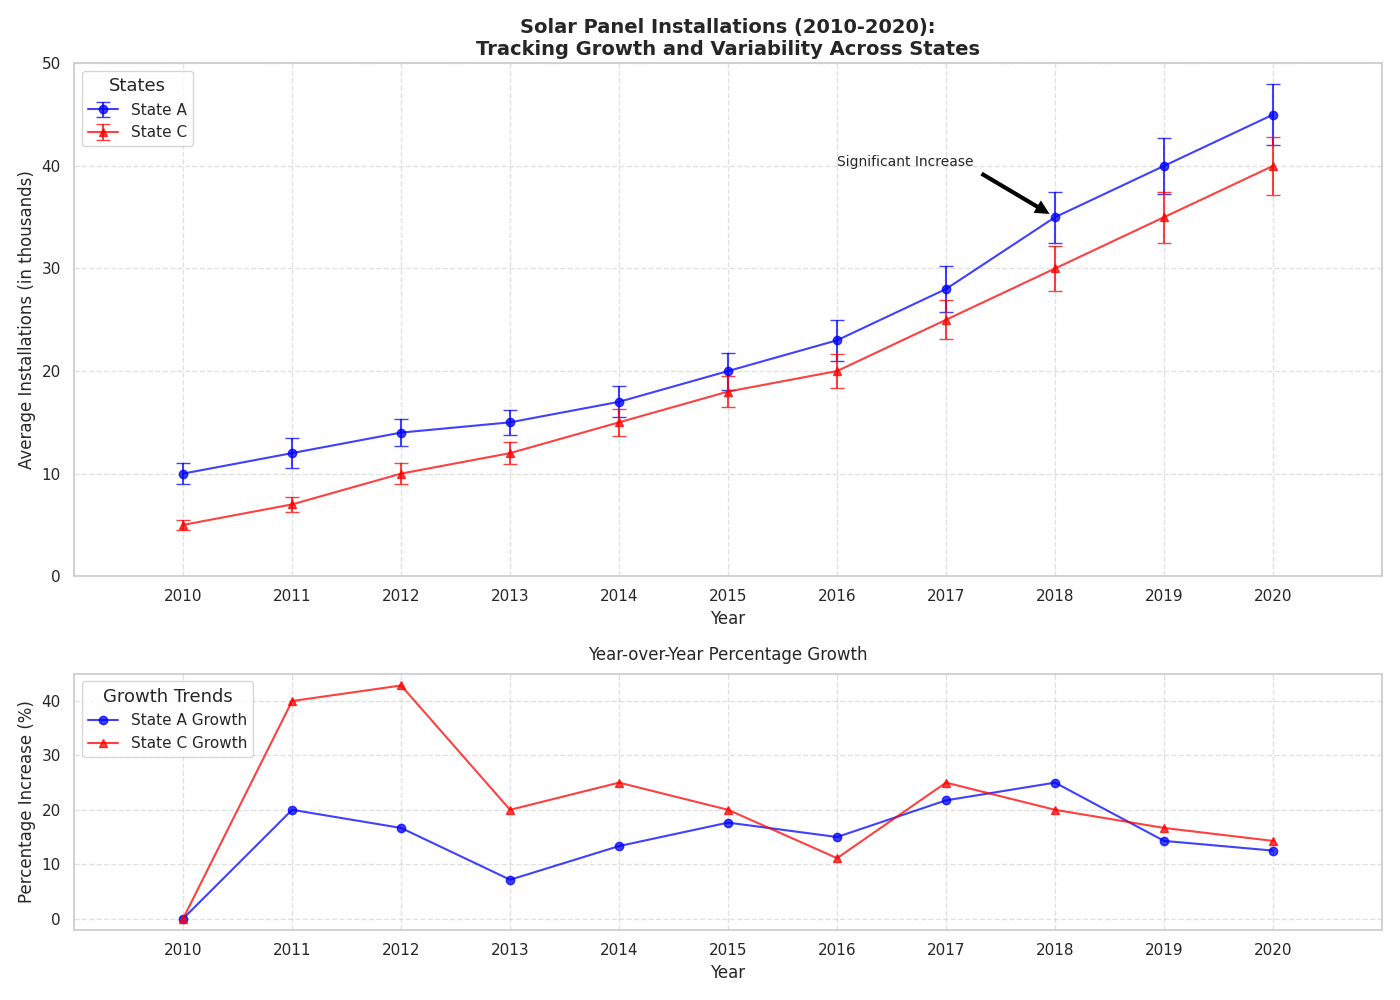

This chart was generated by the following Python code:
import numpy as np
import matplotlib.pyplot as plt

years = np.arange(2010, 2021)

installations_state_a = np.array([10, 12, 14, 15, 17, 20, 23, 28, 35, 40, 45])
installations_state_c = np.array([5, 7, 10, 12, 15, 18, 20, 25, 30, 35, 40])

def calc_percentage_increase(data):
    return np.array([0] + [((data[i] - data[i-1]) / data[i-1]) * 100 for i in range(1, len(data))])

pct_increase_a = calc_percentage_increase(installations_state_a)
pct_increase_c = calc_percentage_increase(installations_state_c)

error_state_a = np.array([1.0, 1.5, 1.3, 1.2, 1.5, 1.8, 2.0, 2.2, 2.5, 2.7, 3.0])
error_state_c = np.array([0.5, 0.7, 1.0, 1.1, 1.3, 1.5, 1.7, 1.9, 2.2, 2.5, 2.8])

fig, ax = plt.subplots(2, 1, figsize=(14, 10), gridspec_kw={'height_ratios': [2, 1]})

ax[0].errorbar(years, installations_state_a, yerr=error_state_a, label='State A', fmt='-o', capsize=5, color='blue', alpha=0.75)
ax[0].errorbar(years, installations_state_c, yerr=error_state_c, label='State C', fmt='-^', capsize=5, color='red', alpha=0.75)

ax[0].set_title("Solar Panel Installations (2010-2020):\nTracking Growth and Variability Across States", fontsize=14, weight='bold')
ax[0].set_xlabel("Year", fontsize=12)
ax[0].set_ylabel("Average Installations (in thousands)", fontsize=12)
ax[0].set_xticks(years)
ax[0].set_xlim(2009, 2021)
ax[0].set_ylim(0, 50)
ax[0].grid(True, linestyle='--', alpha=0.6)
ax[0].legend(title="States", title_fontsize='13', fontsize='11', loc='upper left', frameon=True)

ax[0].annotate('Significant Increase', xy=(2018, 35), xytext=(2016, 40), arrowprops=dict(facecolor='black', shrink=0.05), fontsize=10)

ax[1].plot(years, pct_increase_a, '-o', label='State A Growth', color='blue', alpha=0.75)
ax[1].plot(years, pct_increase_c, '-^', label='State C Growth', color='red', alpha=0.75)

ax[1].set_title("Year-over-Year Percentage Growth", fontsize=12, pad=10)
ax[1].set_xlabel("Year", fontsize=12)
ax[1].set_ylabel("Percentage Increase (%)", fontsize=12)
ax[1].set_xticks(years)
ax[1].set_xlim(2009, 2021)
ax[1].grid(True, linestyle='--', alpha=0.6)
ax[1].legend(title="Growth Trends", title_fontsize='13', fontsize='11', loc='upper left', frameon=True)

plt.tight_layout()
plt.show()
